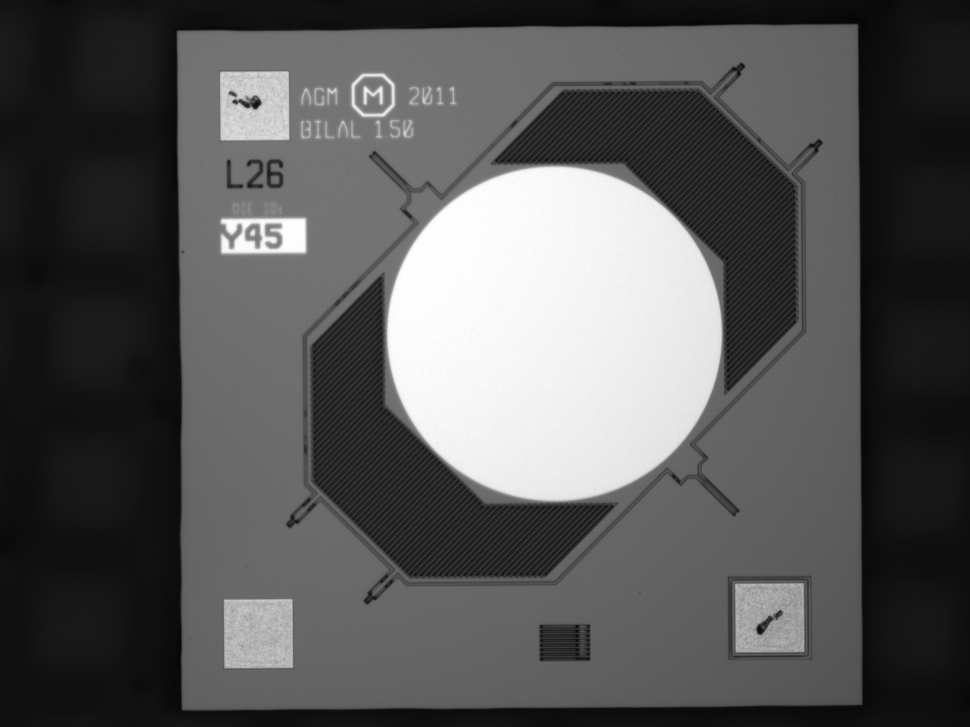
#> input picture images/TI01.png, 970 x 727 px, shrunk from 2048 x 1536 before the run
$ python squares.py images/TI01.png   (older library calls are emulated)
#> lines starting #> are read from the running program, lines starting #| are printed output that depends on the picture; after the words box and inside, x2 and y2 are one past the last pixel; in counts of white or black regions, pixels touching at a corner belong together
#!/usr/bin/env python

'''
Simple "Square Detector" program.
Loads several images sequentially and tries to find squares in each image.
'''

# Python 2/3 compatibility
import sys
from matplotlib import pyplot as plt

PY3 = sys.version_info[0] == 3

if PY3:
    xrange = range

# import sys
# sys.stdout = open('log.txt', 'w')

import functools
import numpy as np
import cv2 as cv

def compare(sq1, sq2):
    y1, x1, h1, w1 = sq1
    y2, x2, h2, w2 = sq2

    if(abs(y1 - y2) < 100 and abs(x1 - x2) < 100):
        return (h1 * w1 - h2 * w2)
    if(abs(y1 - y2) >= 100):
        return 100 * (y1 - y2)
    if(abs(x1 - x2) >= 100):
        return 100 * (x1 - x2)
    return (h1 * w1 - h2 * w2)


def sort_squares(sq_list, img):
    if(len(sq_list) == 0):
        return
    sorted_sq_list = sorted(sq_list, key=functools.cmp_to_key(compare))
    serial = 0
    prev_sq = None
    for sq in sorted_sq_list:
        y, x, h, w = sq

        if prev_sq is not None:
            py, px, ph, pw = prev_sq
            if(abs(y - py) < 100 and abs(x - px) < 100):
                continue
            else:
                prev_sq = sq
        else:
            prev_sq = sq

        if serial < 10:
            serial += 1
            continue

        digit = img[y:y+h, x:x+w]
        print(str(serial - 10) + '.png', y, x, h, w)
        cv.imwrite('./data/' + str(serial - 10) + '.png', digit)
        serial += 1


def angle_cos(p0, p1, p2):
    d1, d2 = (p0-p1).astype('float'), (p2-p1).astype('float')
    return abs( np.dot(d1, d2) / np.sqrt( np.dot(d1, d1)*np.dot(d2, d2) ) )

def find_squares(img):
    """
    return a list of coordenates(4 points) of rectagles
    obs.: range threshold improve the rectangle detection
    """
    squares = []
    for gray in cv.split(img):
        for thrs in range(0, 255, 25):
            if thrs == 0:
                bin = cv.Canny(gray, 0, 50, apertureSize=5)
                bin = cv.dilate(bin, None)
            else:
                _retval, bin = cv.threshold(gray, thrs, 255, cv.THRESH_BINARY)

            cv.namedWindow('bin', cv.WINDOW_NORMAL)
            cv.imshow('bin', bin)
            key = cv.waitKey(0) & 0xFF

        bin, contours, _hierarchy = cv.findContours(bin, cv.RETR_LIST, cv.CHAIN_APPROX_SIMPLE)
        for cnt in contours:
            cnt_len = cv.arcLength(cnt, True)
            cnt = cv.approxPolyDP(cnt, 0.02 * cnt_len, True)
            if len(cnt) == 4 and cv.contourArea(cnt) > 1000 and cv.isContourConvex(cnt):
                cnt = cnt.reshape(-1, 2)
                max_cos = np.max([angle_cos(cnt[i], cnt[(i + 1) % 4], \
                                            cnt[(i + 2) % 4]) for i in range(4)])
                if max_cos < 0.1:
                    squares.append(cnt)


    return squares


def draw_squares(img, squares, whats, intensity): #whats -1 to print all
    """ draw a bold border in whole rectagles"""
    cv.drawContours(img, squares, whats, (0, 0, 255), intensity)
    return img

if __name__ == '__main__':
    from glob import glob

    fig = plt.figure(figsize=(22, 15))

    img = cv.imread(sys.argv[1])
#> img is the input picture: shape (727, 970, 3); min 5, max 255, mean 86.7
    shape = img.shape
#> shape = (727, 970, 3)
    img = img[0:shape[0]-2, 0:shape[1]-2]
#> img: shape (725, 968, 3)
    squares = find_squares(img)
#> the loop in find_squares, `for gray in cv.split(img):` made 3 passes; (key Esc is pressed on pass 1)
#> pass 1, in find_squares, `cv.imshow('bin', bin)`:
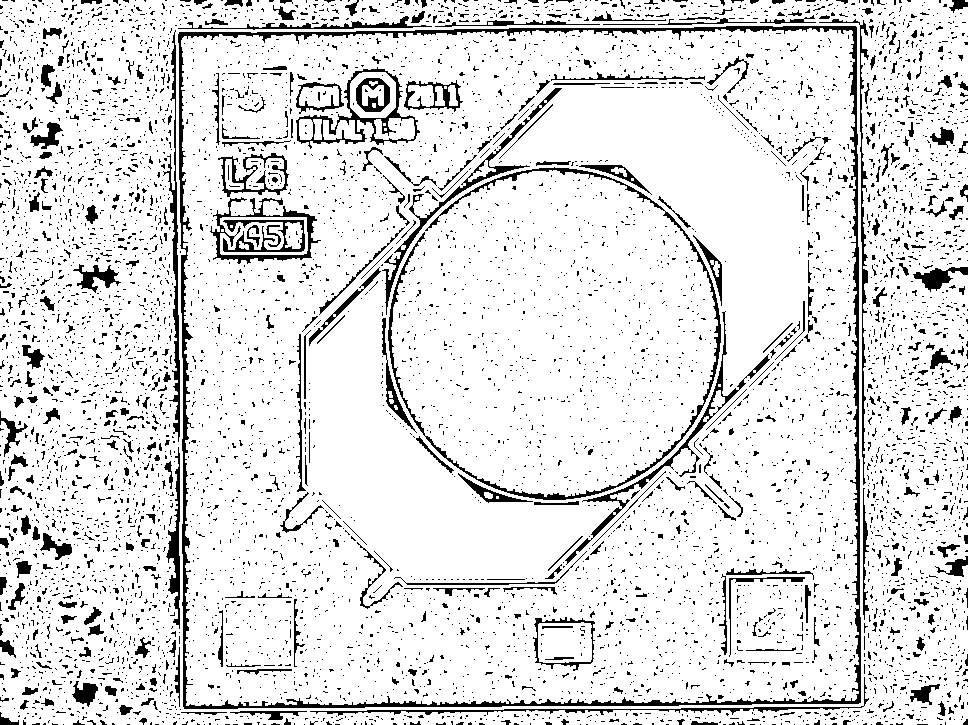
#> window 'bin': shape (725, 968); 88.3% white; 6656 black regions (6197 under 20 px), largest, box (x1, y1, x2, y2) and area: (178, 26, 861, 709) 10626, (388, 167, 721, 500) 3234, (565, 311, 770, 565) 1692
#> pass 1, in find_squares, `cv.imshow('bin', bin)`:
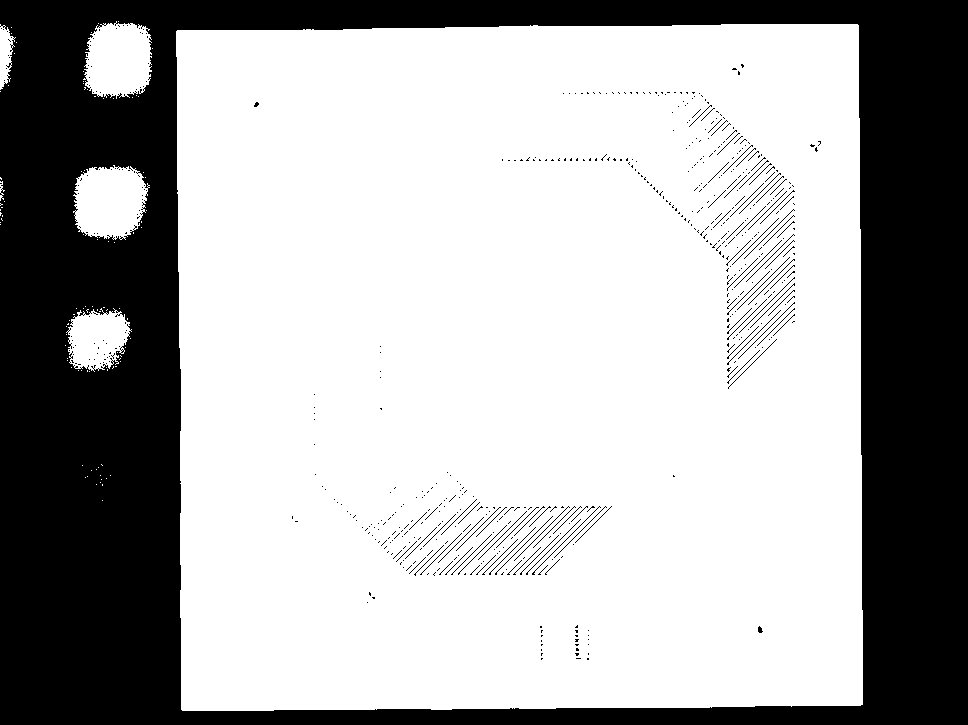
#> window 'bin': shape (725, 968); 67.4% white; 608 black regions (538 under 20 px), largest, box (x1, y1, x2, y2) and area: (0, 0, 968, 725) 224604, (532, 506, 601, 575) 74, (495, 516, 553, 575) 61
#> pass 1, in find_squares, `cv.imshow('bin', bin)`:
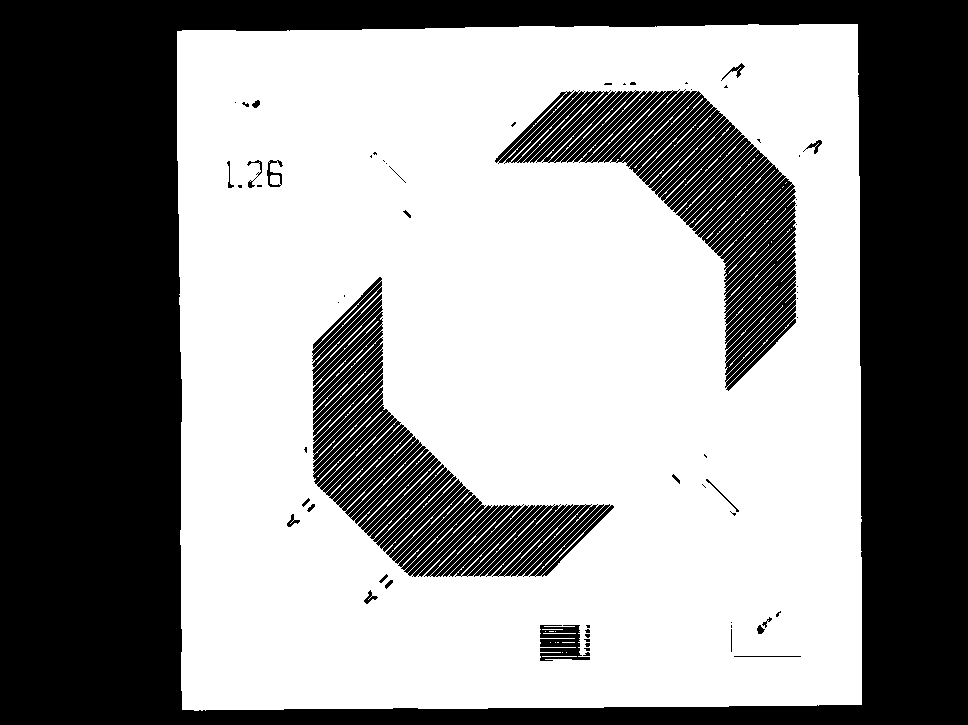
#> window 'bin': shape (725, 968); 58% white; 64 black regions (41 under 20 px), largest, box (x1, y1, x2, y2) and area: (0, 0, 968, 725) 238608, (495, 89, 796, 391) 27097, (312, 277, 614, 577) 26325
#> pass 1, in find_squares, `cv.imshow('bin', bin)`:
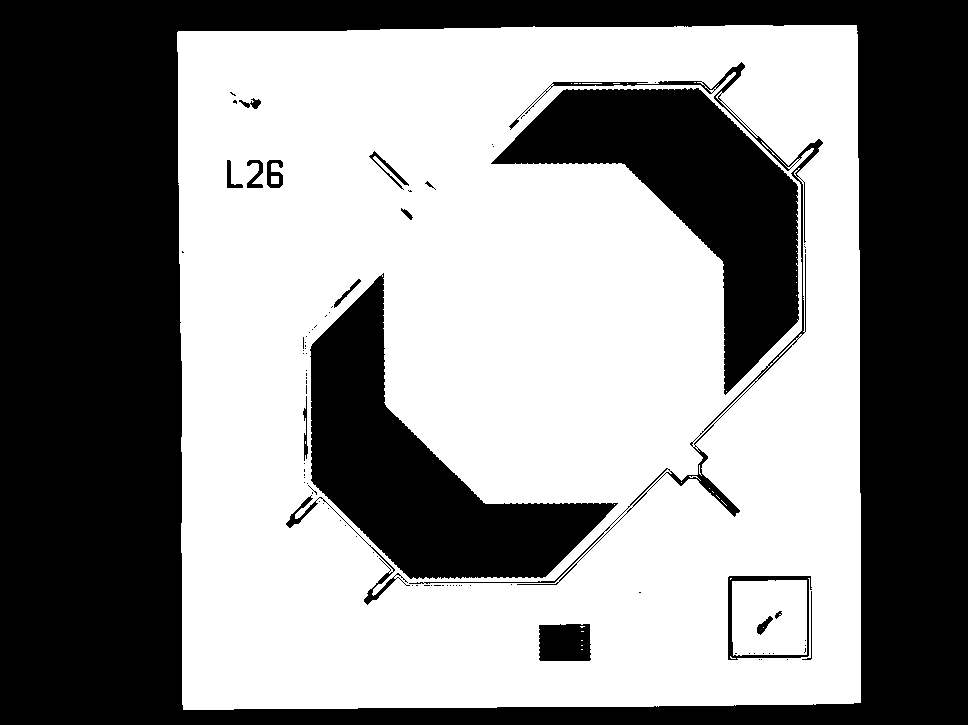
#> window 'bin': shape (725, 968); 54.6% white; 92 black regions (73 under 20 px), largest, box (x1, y1, x2, y2) and area: (0, 0, 968, 725) 240315, (491, 88, 799, 395) 34791, (310, 273, 618, 579) 34550
#> after the loop in find_squares, `for gray in cv.split(img):`: cnt = [[530, 171]]; max_cos = 0.768; squares = []
#> squares = []

    display = draw_squares(img, squares,-1, 255)
    cv.namedWindow('Squares', cv.WINDOW_NORMAL)
    cv.imshow('Squares', display)
